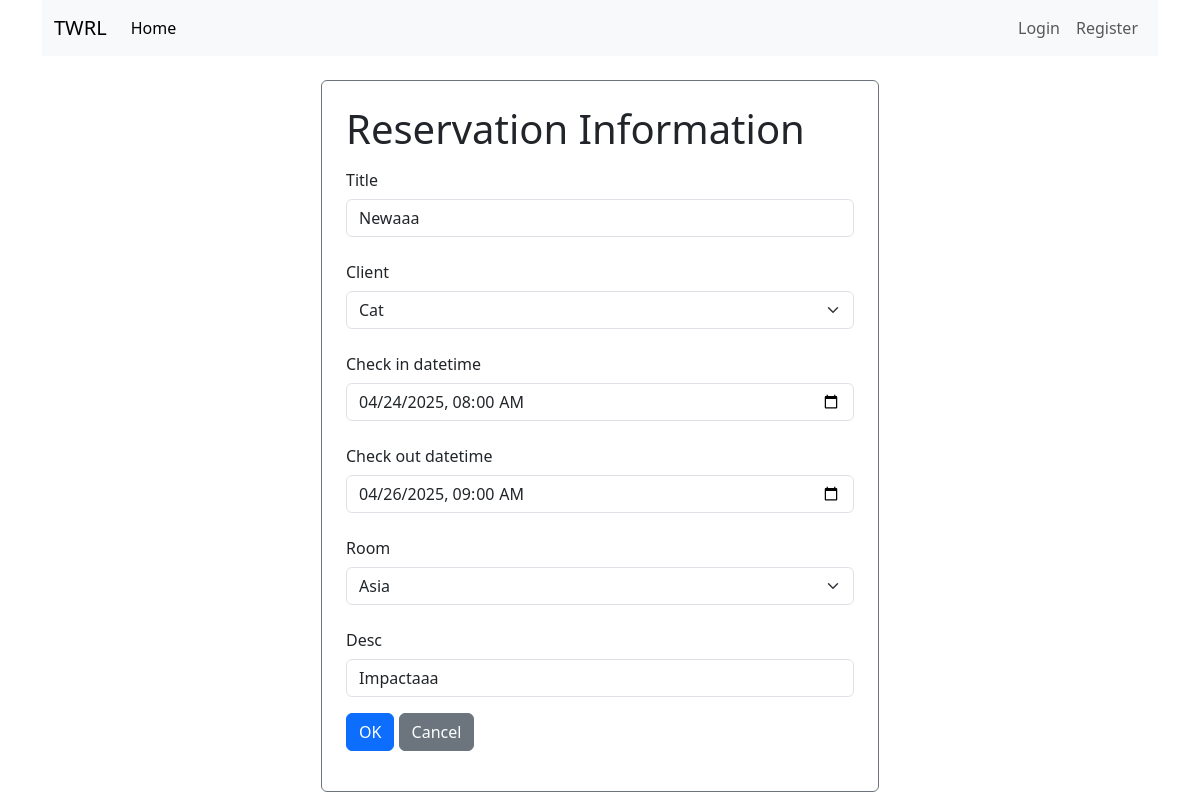
Screenshot of /management/rsvdetail/1 with the database file from the repository.
### TWRL/models.py (models this page shows, shortened)
class BaseModel(models.Model):
    created_at = models.DateTimeField(auto_now_add=True)
    updated_at = models.DateTimeField(auto_now=True)
    class Meta:
        abstract = True

class Reservation(BaseModel):
    client = models.ForeignKey(User, on_delete=models.CASCADE, related_name='client')
    creator = models.ForeignKey(User, on_delete=models.CASCADE, related_name='creator', null=True, blank=True)
    title = models.CharField(default="New Reservation", max_length=255) #reservation title for display
    room = models.ForeignKey(Room, on_delete=models.CASCADE, related_name='room')
    check_in_datetime = models.DateTimeField()
    check_out_datetime = models.DateTimeField()
    desc = models.CharField(max_length=255, null=True, blank=True)

### TWRL/views.py (the view, shortened to what this page needs)
# urls.py: path("management/rsvdetail/<int:pk>", ManagementRSVUpdate.as_view(), name='management_rsv_detail'),
class ManagementRSVUpdate(UpdateView):
    model = Reservation
    template_name = 'management/rsvdetail.html'
    form_class = UpdateRSVForm
    success_url = reverse_lazy('management_rsv_list')

### TWRL/forms.py
class UpdateRSVForm(forms.ModelForm):
    class Meta:
        model = Reservation
        fields = ['title', 'client', 'check_in_datetime', 'check_out_datetime', 'room', 'desc']
        widgets = {
            'title': forms.TextInput(attrs={'class':'form-control'}),
            'desc': forms.TextInput(attrs={'class':'form-control'}),
            'client': forms.Select(attrs={'class': 'form-select'}),
            'room': forms.Select(attrs={'class': 'form-select'}),
            'check_in_datetime': forms.DateTimeInput(attrs={'class': 'form-control', 'type': 'datetime-local'}),
            'check_out_datetime': forms.DateTimeInput(attrs={'class': 'form-control', 'type': 'datetime-local'}),
        }

### TWRL/models.py (called while the page is built)
    def __str__(self):
        return self.title

### Templates/management/rsvdetail.html (shortened to what this page needs)
{% extends 'BASE.html' %}
{% block content %}
    <div class="d-flex justify-content-center align-items-center mt-4">
        <div class="col-md-6 border border-1 border-secondary p-4 rounded">
            <div><h1>Reservation Information</h1></div>
            <form method="post" action="{% url 'management_rsv_detail' reservation.id %}" class="form-horizontal">
                {% for field in form %}
                    <div class="col-md-12 mb-3 ">
                        <label for="{{ field.id_for_label }}" class="col-form-label">
                            {{ field.label }}
                        </label>
                        {{ field }}
                    </div>
                {% endfor %}
                <div class="col-md-12 mb-3">
                    <button type="submit" class="btn btn-primary"> OK</button>
                    <button type="button" class="btn btn-secondary"
                            onclick="window.location='{% url 'management_rsv_list' %}'; return false;"> Cancel
                    </button>
                </div>
            </form>
        </div>
    </div>
{% endblock %}

### rows the page displays
Reservation: form "Newaaa" "Cat" "04/24/2025 08:00" "04/26/2025 09:00" "Asia" "Impactaaa"

### other values shown
{{ field.label }} "Title" "Client" "Check in datetime" "Check out datetime" "Room" "Desc"
